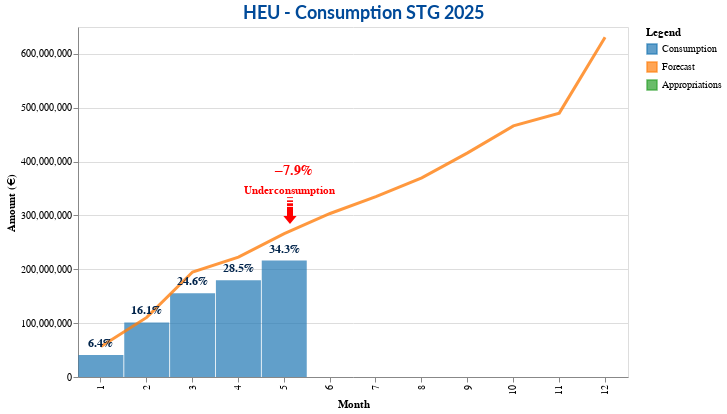

Here is the notebook cell this chart was saved with:
### Code cell
# 1. DISPLAY INDIVIDUAL CHARTS
print("=== DISPLAYING CHARTS ===")

# HEU STG Chart (no budget)
print("HEU STG Chart:")
results['HEU']['STG']['chart']

### Figure 1 — Vega-Lite specification as saved in the notebook (floating-point values rounded to 4 significant figures)
{"config": {"view": {"continuousHeight": 350, "continuousWidth": 550}, "range": {"category": {"scheme": ["#1f77b4", "#ff7f0e", "#2ca02c", "#d62728", "#9467bd"]}}, "title": {"fontSize": 18, "font": "Lato", "anchor": "center", "color": "#004A99", "fontWeight": "bold"}}, "layer": [{"data": {"name": "data-67e0cc9b272ab8b84df9f5dadcaec288"}, "mark": {"type": "bar", "opacity": 0.7, "size": 45}, "encoding": {"color": {"field": "Legend", "scale": {"domain": ["Consumption", "Forecast", "Appropriations"], "range": ["#1f77b4", "#ff7f0e", "#2ca02c"]}, "type": "nominal"}, "x": {"field": "Month", "title": "Month", "type": "ordinal"}, "y": {"field": "value", "scale": {"zero": true}, "title": "Amount (€)", "type": "quantitative"}}, "height": 350, "title": "HEU - Consumption STG 2025", "transform": [{"fold": ["Consumption"], "as": ["Legend", "value"]}], "width": 550}, {"data": {"name": "data-3e4f05df82233c41cf7f9ea2e318d5bb"}, "mark": {"type": "line", "opacity": 0.8, "strokeWidth": 3}, "encoding": {"color": {"field": "Legend", "scale": {"domain": ["Consumption", "Forecast", "Appropriations"], "range": ["#1f77b4", "#ff7f0e", "#2ca02c"]}, "type": "nominal"}, "x": {"field": "Month", "type": "ordinal"}, "y": {"field": "value", "title": "", "type": "quantitative"}}, "transform": [{"fold": ["Forecast"], "as": ["Legend", "value"]}]}, {"data": {"name": "data-90360e1d7c467335b51539de045be71b"}, "mark": {"type": "text", "align": "center", "baseline": "bottom", "color": "#01244B", "dx": 0, "dy": -5, "fontSize": 12, "fontWeight": "bold"}, "encoding": {"text": {"field": "Consumption_Pct", "format": ".1%", "type": "quantitative"}, "x": {"field": "Month", "type": "ordinal"}, "y": {"field": "Paid_Cumulative", "type": "quantitative"}}}, {"data": {"name": "data-e8d06fc8a625720c92d1dd35cf072dd2"}, "mark": {"type": "text", "align": "left", "color": "red", "dx": -10, "dy": -90, "fontSize": 14, "fontWeight": "bold"}, "encoding": {"text": {"field": "Deviation_Pct", "format": ".1%", "type": "quantitative"}, "x": {"field": "Month", "type": "ordinal"}, "y": {"field": "Paid_Cumulative", "type": "quantitative"}}}, {"data": {"name": "data-e8d06fc8a625720c92d1dd35cf072dd2"}, "mark": {"type": "text", "align": "left", "color": "red", "dx": -40, "dy": -70, "fontSize": 11, "fontWeight": "bold"}, "encoding": {"text": {"field": "Comment", "type": "nominal"}, "x": {"field": "Month", "type": "ordinal"}, "y": {"field": "Paid_Cumulative", "type": "quantitative"}}}, {"data": {"name": "data-e8d06fc8a625720c92d1dd35cf072dd2"}, "mark": {"type": "text", "align": "center", "angle": 90, "color": "red", "dx": -50, "dy": -5, "fontSize": 35, "fontWeight": "bold"}, "encoding": {"text": {"field": "Arrow", "type": "nominal"}, "x": {"field": "Month", "type": "ordinal"}, "y": {"field": "Paid_Cumulative", "type": "quantitative"}}}], "$schema": "https://vega.github.io/schema/vega-lite/v4.17.0.json", "datasets": {"data-67e0cc9b272ab8b84df9f5dadcaec288": [{"Month": 1, "Paid": 40630000.0, "v_1_Program": "HEU", "Year": 2025.0, "Forecast": 56530000.0, "Paid_Cumulative": 40630000.0, "Forecast_Cumulative": 56530000.0, "Has_Budget": false, "Appropriations": null, "Consumption_Pct": 0.0644, "Forecast_Pct": 0.08961, "Deviation_Pct": -0.02521, "Deviation_Amount": -15900000.0, "Deviation_vs_Budget_Pct": null, "Consumption": 40630000.0}, {"Month": 2, "Paid": 60670000.0, "v_1_Program": "HEU", "Year": 2025.0, "Forecast": 54170000.0, "Paid_Cumulative": 101300000.0, "Forecast_Cumulative": 110700000.0, "Has_Budget": false, "Appropriations": null, "Consumption_Pct": 0.1606, "Forecast_Pct": 0.1755, "Deviation_Pct": -0.01491, "Deviation_Amount": -9403000.0, "Deviation_vs_Budget_Pct": null, "Consumption": 101300000.0}, {"Month": 3, "Paid": 54110000.0, "v_1_Program": "HEU", "Year": 2025.0, "Forecast": 84290000.0, "Paid_Cumulative": 155400000.0, "Forecast_Cumulative": 195000000.0, "Has_Budget": false, "Appropriations": null, "Consumption_Pct": 0.2463, "Forecast_Pct": 0.3091, "Deviation_Pct": -0.06275, "Deviation_Amount": -39580000.0, "Deviation_vs_Budget_Pct": null, "Consumption": 155400000.0}, {"Month": 4, "Paid": 24400000.0, "v_1_Program": "HEU", "Year": 2025.0, "Forecast": 27760000.0, "Paid_Cumulative": 179800000.0, "Forecast_Cumulative": 222700000.0, "Has_Budget": false, "Appropriations": null, "Consumption_Pct": 0.285, "Forecast_Pct": 0.3531, "Deviation_Pct": -0.06808, "Deviation_Amount": -42950000.0, "Deviation_vs_Budget_Pct": null, "Consumption": 179800000.0}, {"Month": 5, "Paid": 36460000.0, "v_1_Program": "HEU", "Year": 2025.0, "Forecast": 43490000.0, "Paid_Cumulative": 216300000.0, "Forecast_Cumulative": 266200000.0, "Has_Budget": false, "Appropriations": null, "Consumption_Pct": 0.3428, "Forecast_Pct": 0.422, "Deviation_Pct": -0.07923, "Deviation_Amount": -49980000.0, "Deviation_vs_Budget_Pct": null, "Consumption": 216300000.0}], "data-3e4f05df82233c41cf7f9ea2e318d5bb": [{"Month": 1, "Paid": 40630000.0, "v_1_Program": "HEU", "Year": 2025.0, "Forecast": 56530000.0, "Paid_Cumulative": 40630000.0, "Forecast_Cumulative": 56530000.0, "Has_Budget": false, "Appropriations": null, "Consumption_Pct": 0.0644, "Forecast_Pct": 0.08961, "Deviation_Pct": -0.02521, "Deviation_Amount": -15900000.0, "Deviation_vs_Budget_Pct": null}, {"Month": 2, "Paid": 60670000.0, "v_1_Program": "HEU", "Year": 2025.0, "Forecast": 110700000.0, "Paid_Cumulative": 101300000.0, "Forecast_Cumulative": 110700000.0, "Has_Budget": false, "Appropriations": null, "Consumption_Pct": 0.1606, "Forecast_Pct": 0.1755, "Deviation_Pct": -0.01491, "Deviation_Amount": -9403000.0, "Deviation_vs_Budget_Pct": null}, {"Month": 3, "Paid": 54110000.0, "v_1_Program": "HEU", "Year": 2025.0, "Forecast": 195000000.0, "Paid_Cumulative": 155400000.0, "Forecast_Cumulative": 195000000.0, "Has_Budget": false, "Appropriations": null, "Consumption_Pct": 0.2463, "Forecast_Pct": 0.3091, "Deviation_Pct": -0.06275, "Deviation_Amount": -39580000.0, "Deviation_vs_Budget_Pct": null}, {"Month": 4, "Paid": 24400000.0, "v_1_Program": "HEU", "Year": 2025.0, "Forecast": 222700000.0, "Paid_Cumulative": 179800000.0, "Forecast_Cumulative": 222700000.0, "Has_Budget": false, "Appropriations": null, "Consumption_Pct": 0.285, "Forecast_Pct": 0.3531, "Deviation_Pct": -0.06808, "Deviation_Amount": -42950000.0, "Deviation_vs_Budget_Pct": null}, {"Month": 5, "Paid": 36460000.0, "v_1_Program": "HEU", "Year": 2025.0, "Forecast": 266200000.0, "Paid_Cumulative": 216300000.0, "Forecast_Cumulative": 266200000.0, "Has_Budget": false, "Appropriations": null, "Consumption_Pct": 0.3428, "Forecast_Pct": 0.422, "Deviation_Pct": -0.07923, "Deviation_Amount": -49980000.0, "Deviation_vs_Budget_Pct": null}, {"Month": 6, "Paid": 1666000.0, "v_1_Program": "HEU", "Year": 2025.0, "Forecast": 303700000.0, "Paid_Cumulative": 217900000.0, "Forecast_Cumulative": 303700000.0, "Has_Budget": false, "Appropriations": null, "Consumption_Pct": 0.3454, "Forecast_Pct": 0.4814, "Deviation_Pct": -0.1359, "Deviation_Amount": -85750000.0, "Deviation_vs_Budget_Pct": null}, {"Month": 7, "Paid": 0.0, "v_1_Program": "HEU", "Year": 0.0, "Forecast": 335100000.0, "Paid_Cumulative": 217900000.0, "Forecast_Cumulative": 335100000.0, "Has_Budget": false, "Appropriations": null, "Consumption_Pct": 0.3454, "Forecast_Pct": 0.5313, "Deviation_Pct": -0.1858, "Deviation_Amount": -117200000.0, "Deviation_vs_Budget_Pct": null}, {"Month": 8, "Paid": 0.0, "v_1_Program": "HEU", "Year": 0.0, "Forecast": 369900000.0, "Paid_Cumulative": 217900000.0, "Forecast_Cumulative": 369900000.0, "Has_Budget": false, "Appropriations": null, "Consumption_Pct": 0.3454, "Forecast_Pct": 0.5863, "Deviation_Pct": -0.2409, "Deviation_Amount": -152000000.0, "Deviation_vs_Budget_Pct": null}, {"Month": 9, "Paid": 0.0, "v_1_Program": "HEU", "Year": 0.0, "Forecast": 416300000.0, "Paid_Cumulative": 217900000.0, "Forecast_Cumulative": 416300000.0, "Has_Budget": false, "Appropriations": null, "Consumption_Pct": 0.3454, "Forecast_Pct": 0.6599, "Deviation_Pct": -0.3145, "Deviation_Amount": -198400000.0, "Deviation_vs_Budget_Pct": null}, {"Month": 10, "Paid": 0.0, "v_1_Program": "HEU", "Year": 0.0, "Forecast": 466300000.0, "Paid_Cumulative": 217900000.0, "Forecast_Cumulative": 466300000.0, "Has_Budget": false, "Appropriations": null, "Consumption_Pct": 0.3454, "Forecast_Pct": 0.7392, "Deviation_Pct": -0.3938, "Deviation_Amount": -248400000.0, "Deviation_vs_Budget_Pct": null}, {"Month": 11, "Paid": 0.0, "v_1_Program": "HEU", "Year": 0.0, "Forecast": 490100000.0, "Paid_Cumulative": 217900000.0, "Forecast_Cumulative": 490100000.0, "Has_Budget": false, "Appropriations": null, "Consumption_Pct": 0.3454, "Forecast_Pct": 0.7768, "Deviation_Pct": -0.4314, "Deviation_Amount": -272100000.0, "Deviation_vs_Budget_Pct": null}, {"Month": 12, "Paid": 0.0, "v_1_Program": "HEU", "Year": 0.0, "Forecast": 630800000.0, "Paid_Cumulative": 217900000.0, "Forecast_Cumulative": 630800000.0, "Has_Budget": false, "Appropriations": null, "Consumption_Pct": 0.3454, "Forecast_Pct": 1.0, "Deviation_Pct": -0.6546, "Deviation_Amount": -412900000.0, "Deviation_vs_Budget_Pct": null}], "data-90360e1d7c467335b51539de045be71b": [{"Month": 1, "Paid": 40630000.0, "v_1_Program": "HEU", "Year": 2025.0, "Forecast": 56530000.0, "Paid_Cumulative": 40630000.0, "Forecast_Cumulative": 56530000.0, "Has_Budget": false, "Appropriations": null, "Consumption_Pct": 0.0644, "Forecast_Pct": 0.08961, "Deviation_Pct": -0.02521, "Deviation_Amount": -15900000.0, "Deviation_vs_Budget_Pct": null}, {"Month": 2, "Paid": 60670000.0, "v_1_Program": "HEU", "Year": 2025.0, "Forecast": 54170000.0, "Paid_Cumulative": 101300000.0, "Forecast_Cumulative": 110700000.0, "Has_Budget": false, "Appropriations": null, "Consumption_Pct": 0.1606, "Forecast_Pct": 0.1755, "Deviation_Pct": -0.01491, "Deviation_Amount": -9403000.0, "Deviation_vs_Budget_Pct": null}, {"Month": 3, "Paid": 54110000.0, "v_1_Program": "HEU", "Year": 2025.0, "Forecast": 84290000.0, "Paid_Cumulative": 155400000.0, "Forecast_Cumulative": 195000000.0, "Has_Budget": false, "Appropriations": null, "Consumption_Pct": 0.2463, "Forecast_Pct": 0.3091, "Deviation_Pct": -0.06275, "Deviation_Amount": -39580000.0, "Deviation_vs_Budget_Pct": null}, {"Month": 4, "Paid": 24400000.0, "v_1_Program": "HEU", "Year": 2025.0, "Forecast": 27760000.0, "Paid_Cumulative": 179800000.0, "Forecast_Cumulative": 222700000.0, "Has_Budget": false, "Appropriations": null, "Consumption_Pct": 0.285, "Forecast_Pct": 0.3531, "Deviation_Pct": -0.06808, "Deviation_Amount": -42950000.0, "Deviation_vs_Budget_Pct": null}, {"Month": 5, "Paid": 36460000.0, "v_1_Program": "HEU", "Year": 2025.0, "Forecast": 43490000.0, "Paid_Cumulative": 216300000.0, "Forecast_Cumulative": 266200000.0, "Has_Budget": false, "Appropriations": null, "Consumption_Pct": 0.3428, "Forecast_Pct": 0.422, "Deviation_Pct": -0.07923, "Deviation_Amount": -49980000.0, "Deviation_vs_Budget_Pct": null}], "data-e8d06fc8a625720c92d1dd35cf072dd2": [{"Month": 5, "Paid_Cumulative": 216300000.0, "Deviation_Pct": -0.07923, "Comment": "Underconsumption", "Arrow": "➟"}]}}
